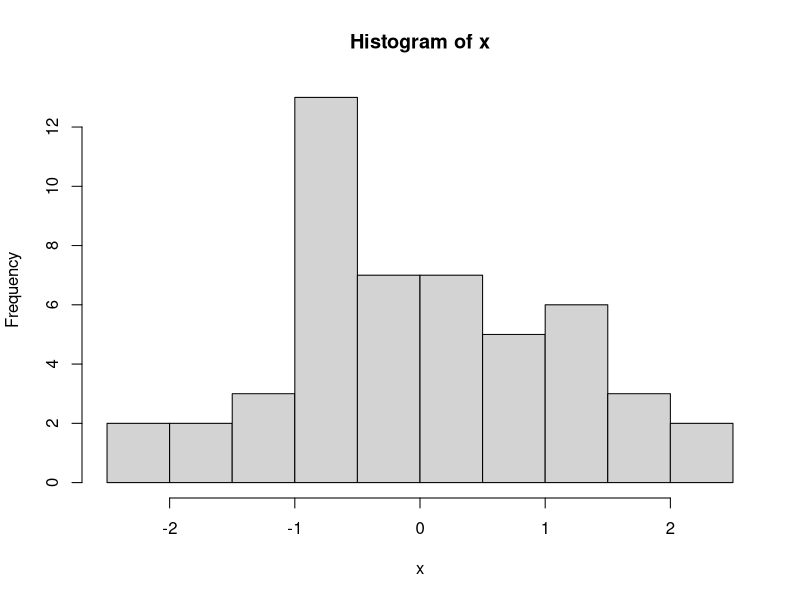
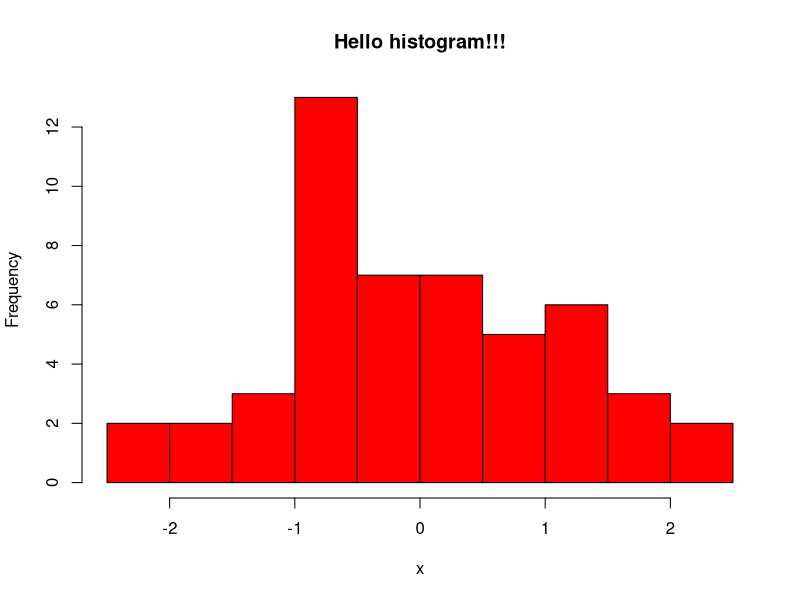
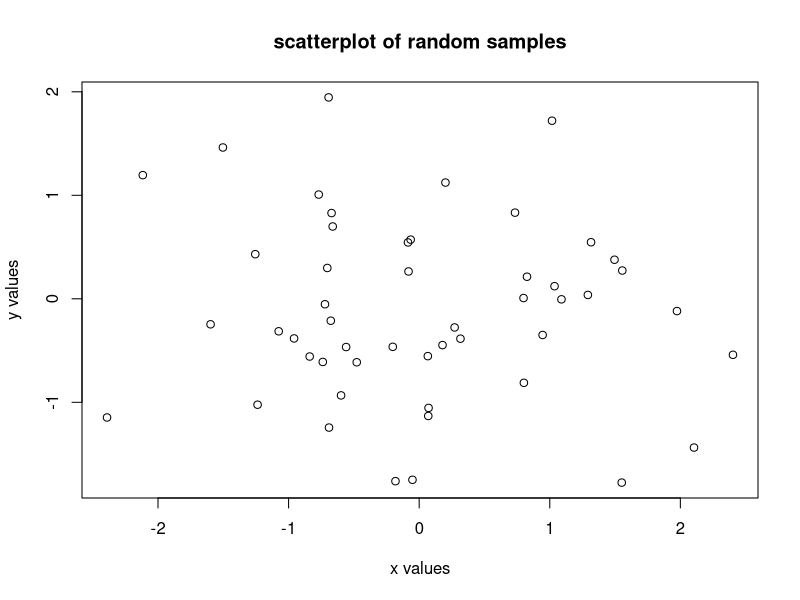
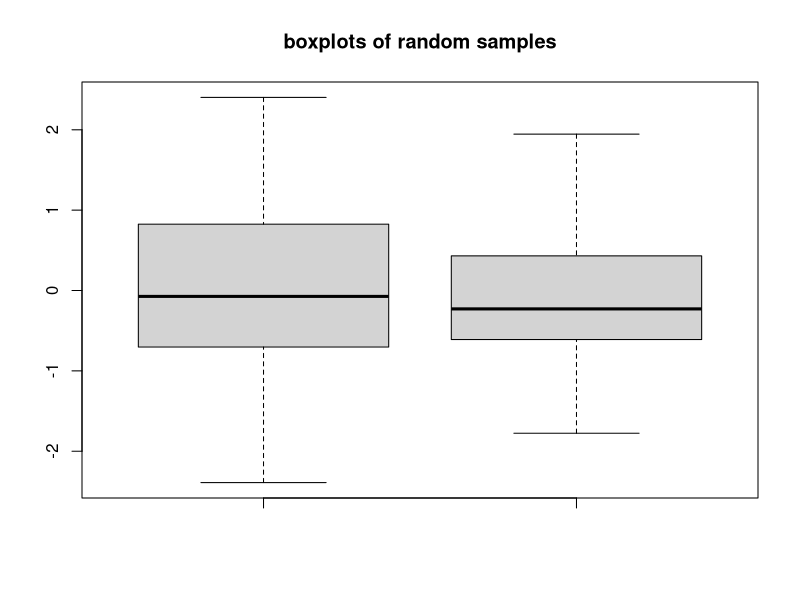
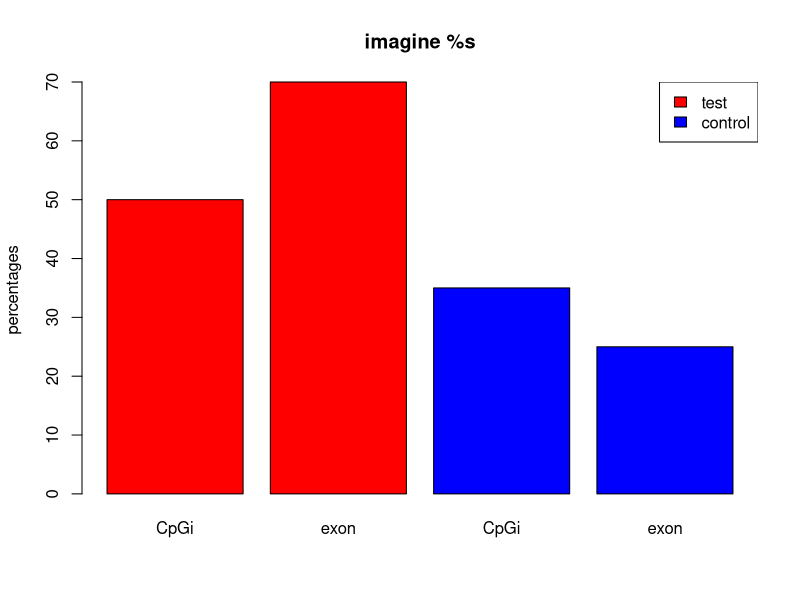

These figures' R source, in order:
## ---- chunk 1
# sample 50 values from normal distribution
# and store them in vector x
x<-rnorm(50)
hist(x) # plot the histogram of those values
## ---- chunk 2
hist(x,main="Hello histogram!!!",col="red")
## ---- chunk 3
# randomly sample 50 points from normal distribution
y<-rnorm(50)
#plot a scatter plot
# control x-axis and y-axis labels
plot(x,y,main="scatterplot of random samples",
        ylab="y values",xlab="x values")
## ---- chunk 4
 boxplot(x,y,main="boxplots of random samples")
## ---- chunk 5
perc=c(50,70,35,25)
barplot(height=perc,names.arg=c("CpGi","exon","CpGi","exon"),
        ylab="percentages",main="imagine %s",
        col=c("red","red","blue","blue"))
legend("topright",legend=c("test","control"),fill=c("red","blue"))
